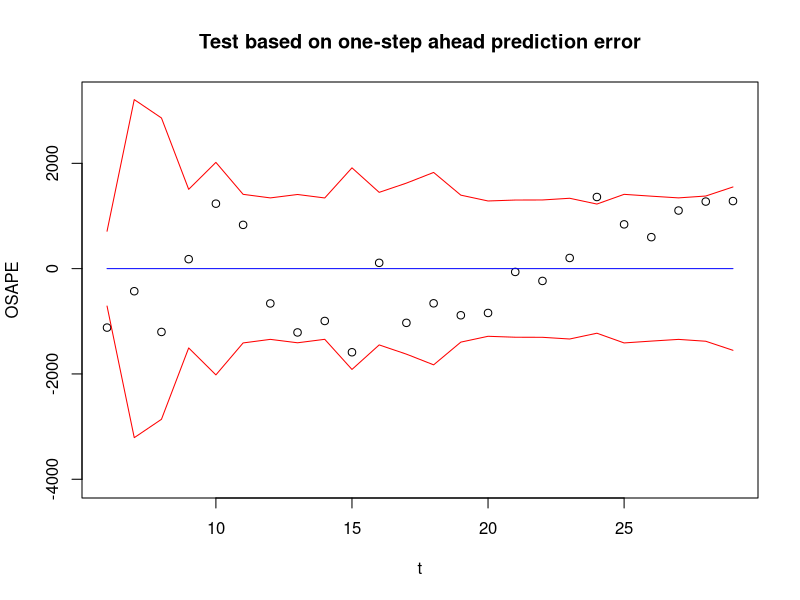
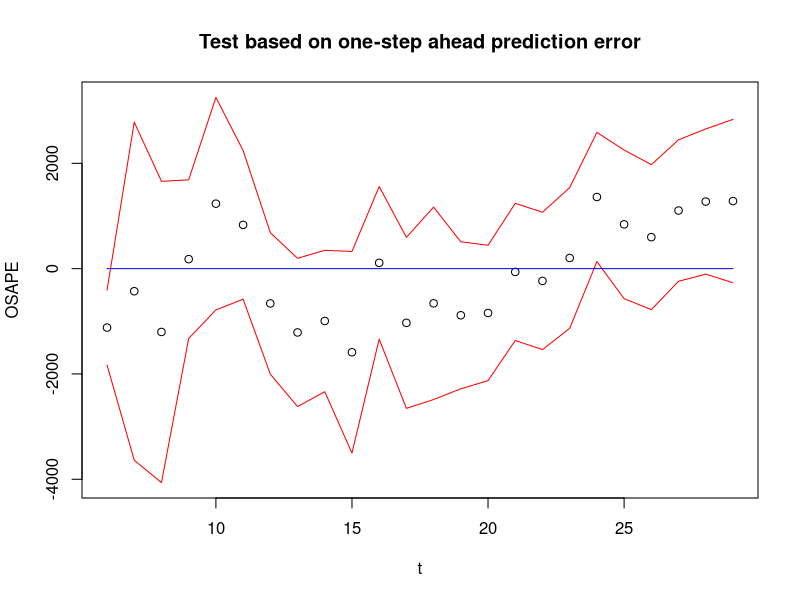

The R source for these figures, in order:
#                                                 #
# Test based on one-step ahead prediction error   #
#                                                 #
###################################################

setwd("C:/Users/Pali/Desktop/dAPM/teaching/ekonometria/2026/R/8/")

#nacitame data
enrollment <- read.table("08_enrollment.txt", header=TRUE)
head(enrollment)
attach(enrollment)
Y <- ROLL

k <- 4
n <- length(Y)
X <- cbind(rep(1,n), UNEM, HGRAD, INC)
detach(enrollment)

m <- k+2

# One step ahead

OSAPE <- NULL
pi95 <- NULL

for(t in m:n){
   # odhad beta z t-1 dat
   betaHAT <- solve(t(X[1:(t-1), ]) %*% X[1:(t-1), ]) %*% t(X[1:(t-1), ]) %*%Y [1:(t-1)]

   #predikcia Y_t
   a <- (as.vector(X[t, ]))
   OSAPE <- c(OSAPE, Y[t] - t(a) %*% betaHAT)

   #odhad sigma^2 z t-1 dat
   s2 <- t(Y[1:(t-1)] - X[1:(t-1),] %*% betaHAT) %*% (Y[1:(t-1)] - X[1:(t-1),] %*% betaHAT) / ((t-1)-k)

   #hranice PI pre Y_t z (t-1) dat
   pi95 <- c(pi95, sqrt(s2*(1+t(a) %*% solve(t(X[1:(t-1),]) %*% X[1:(t-1),]) %*% a))*qt(0.975,df=((t-1)-k)))
}

#vykreslime (H0 zamietame ak je OSAPE mimo intervalu)
plot(c(m:n), OSAPE, xlim=c(m,t), ylim=c(min(OSAPE-pi95), max(OSAPE+pi95)),
   main="Test based on one-step ahead prediction error", xlab="t", ylab="OSAPE")
points(c(m:n), 0+pi95, col="red", type="l")
points(c(m:n), 0-pi95, col="red", type="l")
lines(c(m,n), c(0,0), col="blue")

#alternativne: H0 zamietame ak sa ciara y=0 nezmesti do intervalu
windows()
plot(c(m:n), OSAPE, xlim=c(m,t), ylim=c(min(OSAPE-pi95), max(OSAPE+pi95)),
   main="Test based on one-step ahead prediction error", xlab="t", ylab="OSAPE")
points(c(m:n), OSAPE+pi95, col="red", type="l")
points(c(m:n), OSAPE-pi95, col="red", type="l")
lines(c(m,n), c(0,0), col="blue")
